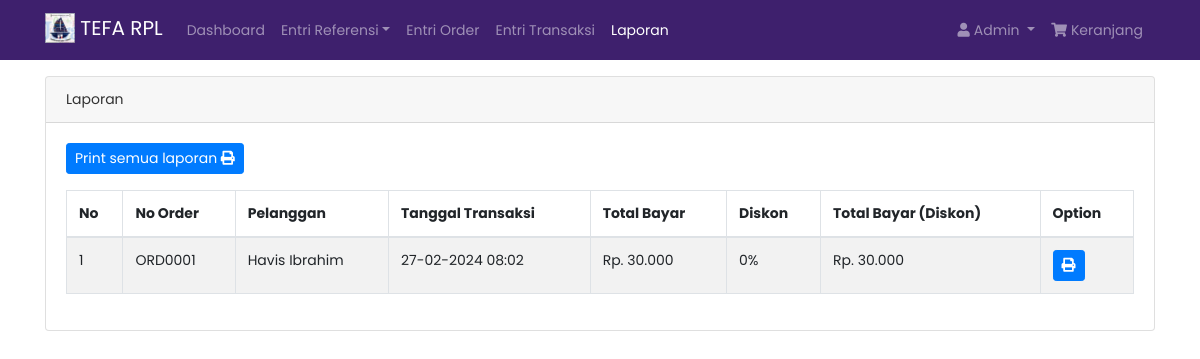
The app's page /dashboard/index.php?laporan (signed in) with its own data.
### tables this page shows
CREATE TABLE `tb_transaksi` (
  `id_transaksi` int(11) NOT NULL,
  `id_user` int(11) DEFAULT NULL,
  `id_order` varchar(50) NOT NULL,
  `tanggal_transaksi` int(11) NOT NULL,
  `aTanggal_transaksi` varchar(50) NOT NULL,
  `hartot_transaksi` int(11) NOT NULL,
  `diskon_transaksi` int(11) NOT NULL,
  `totbar_transaksi` int(11) NOT NULL,
  `uang_transaksi` int(11) NOT NULL,
  `kembalian_transaksi` int(11) NOT NULL
);

CREATE TABLE `tb_order` (
  `id_order` varchar(50) NOT NULL,
  `nama_pelanggan` varchar(250) NOT NULL,
  `tanggal_order` int(11) NOT NULL,
  `aTanggal_order` varchar(128) NOT NULL,
  `id_user` int(11) NOT NULL,
  `keterangan_order` text DEFAULT NULL,
  `status_order` varchar(20) NOT NULL
);

### dashboard/fungsi/rupiah.php (called while the page is built)
<?php
function rupiah($angka) {
	$hasil_rupiah = number_format($angka,0,',','.');
	return $hasil_rupiah;
}
?>

### dashboard/admin/laporan.php (the view, shortened to what this page needs)
<div class="container mt-3">
    <div class="card">
        <div class="card-header">
            Laporan
        </div>
        <div class="card-body">
            <a href="admin/semua_laporan.php" target="_blank" class="btn btn-primary btn-sm mb-3">Print semua laporan <i class="fa fa-print"></i></a>
            <table class="table table-bordered table-hover table-striped" id="tabel">
                <thead>
                    <tr>
                        <th>No</th>
                        <th>No Order</th>
                        <th>Pelanggan</th>
                        <th>Tanggal Transaksi</th>
                        <th>Total Bayar</th>
                        <th>Diskon</th>
                        <th>Total Bayar (Diskon)</th>
                        <th>Option</th>
                    </tr>
                </thead>
            <?php $i = 1;
            $transaksi = mysqli_query($kon, "SELECT * FROM tb_transaksi ORDER BY id_transaksi DESC");
            foreach ($transaksi as $row) :
                $order_query =  mysqli_query($kon, "SELECT * FROM tb_order WHERE id_order = '$row[id_order]'");
                $oq = mysqli_fetch_assoc($order_query);
            ?>
                <tbody>
                    <tr>
                        <td><?= $i++; ?></td>
                        <td><?= $row['id_order'] ?></td>
                        <td><?= $oq['nama_pelanggan'] ?></td>
                        <td><?= date('d-m-Y H:i', $oq['tanggal_order']) ?></td>
                        <td>Rp. <?= rupiah($row['hartot_transaksi']) ?></td>
                        <td><?= $row['diskon_transaksi'] ?>%</td>
                        <td>Rp. <?= rupiah($row['totbar_transaksi']) ?></td>
                        <td>
                            <a href="admin/print_struk.php?id_order=<?= $row['id_order'] ?>" target="_blank" class="btn btn-primary text-white btn-sm text-small"><i class="fas fa-print"></i></a>
                        </td>
                    </tr>
                <?php endforeach; ?>
                </tbody>
            </table>
        </div>
    </div>
</div>

### dashboard/assets/css/custom.css (style rules this page uses)
body { font-size: .875rem; font-family: 'Poppins', sans-serif; background-color: #fff; color: #333; }

### records on screen
tb_transaksi: id_order "ORD0001", id_order.nama_pelanggan "Havis Ibrahim", id_order.tanggal_order "27-02-2024 08:02", hartot_transaksi "30.000", diskon_transaksi "0", totbar_transaksi "30.000"

### other values on screen
$_SESSION['level'] "Admin"
